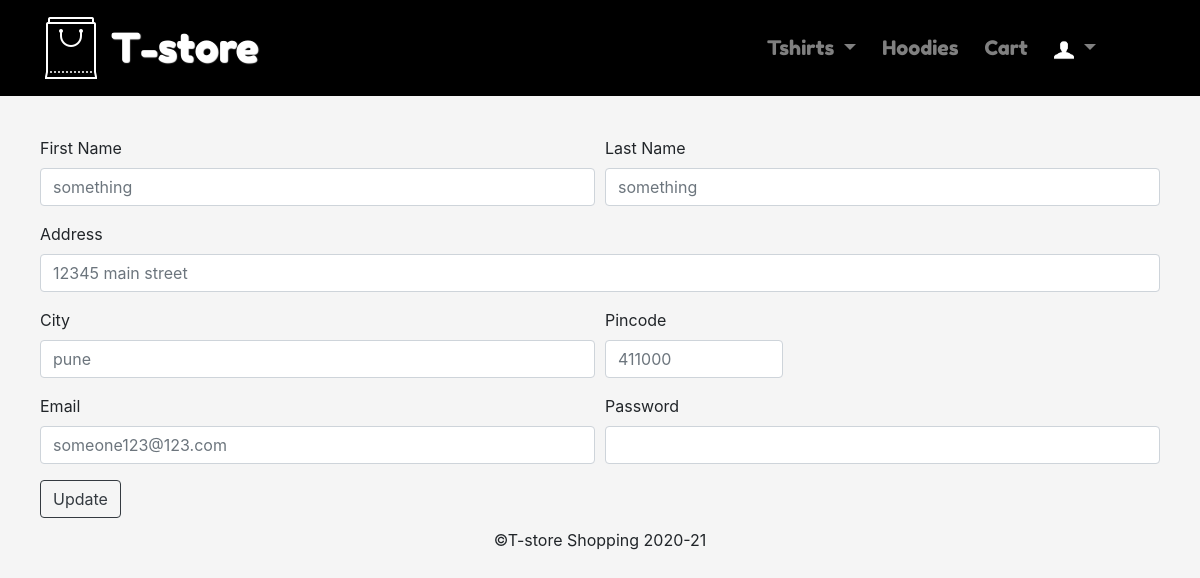
Screenshot of /account.php (signed in) with the database file from the repository.
### tables this page shows
CREATE TABLE `users` (
  `id` int(100) NOT NULL,
  `first_name` varchar(255) NOT NULL,
  `last_name` varchar(255) NOT NULL,
  `address` varchar(255) NOT NULL,
  `city` varchar(100) NOT NULL,
  `pincode` int(6) NOT NULL,
  `email_id` varchar(255) NOT NULL,
  `password` varchar(100) NOT NULL,
  `user_type` varchar(10) NOT NULL
);

### account.php (the view, shortened to what this page needs)
<?php
include 'config.php';
?>
<!DOCTYPE html>
<html>
<head>
  <link rel="stylesheet" href="css/bootstrap.min.css">
  <link rel="stylesheet" type="text/css" href="style.css">
  <link rel="stylesheet" href="https://cdnjs.cloudflare.com/ajax/libs/font-awesome/4.7.0/css/font-awesome.min.css">
</head>
<body>
<header>
  <nav id="header-nav" class="navbar navbar-expand-lg  navbar-dark bg-black">
    <div class="container">
      <div class="navbar-header">
        <a href="index.php" class="pull-left visible-md visible-lg" alt="logo">
        <div><img src="images/logo.png"></div></a>
          <div class="navbar-brand">
            <a href="index.php"><h1>T-store</h1></a>
          </div>
        </div>
    </div>
      <div class="collapse navbar-collapse" id="navbarSupportedContent">
    <ul class="navbar-nav">
      <li class="nav-item dropdown">
        <a class="nav-link dropdown-toggle" href="#" id="navbarDropdown" role="button" data-toggle="dropdown" aria-haspopup="true" aria-expanded="false">
          Tshirts
        </a>
      </li>
      <li class="nav-item">
        <a class="nav-link" href="hoodies.php">Hoodies</a>
      </li>
      <li class="nav-item">
        <a class="nav-link" href="cart.php">Cart</a>
      </li>
       <li class="nav-item dropdown">
        <a class="nav-link dropdown-toggle" href="#" id="navbarDropdown" role="button" data-toggle="dropdown" aria-haspopup="true" aria-expanded="false">
          <img src="images/user1.png" height="20px" width="20px">
        </a>
      </li>
    </ul>
    </div>
  </nav>
</header>
<section>
	 <form method="post" action="update.php" style="margin-top:30px;">
     <?php
        $result = $mysqli->query('SELECT * FROM users WHERE id='.$_SESSION['id']);
        if($result) {
          $obj = $result->fetch_object();
          echo '<div class="form-row">';
          echo '<div class="form-group col-md-6">';
          echo '<label for="inputEmail4">First Name</label>';
          echo '<input type="text" class="form-control" placeholder="'. $obj->first_name. '" name="fname">';
          echo '</div>';
          echo '<div class="form-group col-md-6">';
          echo '<label for="inputPassword4">Last Name</label>';
           echo '<input type="text" class="form-control" placeholder="'. $obj->last_name. '" name="lname">';
          echo '</div>';
          echo '</div>';
          echo '<div class="form-group">';
          echo '<label for="inputAddress">Address</label>';
          echo '<input type="text" class="form-control" placeholder="'. $obj->address. '" name="address">';
          echo '</div>';
          echo '<div class="form-row">';
          echo '<div class="form-group col-md-6">';
          echo '<label for="inputCity">City</label>';
          echo '<input type="text" class="form-control" name="city" placeholder="'. $obj->city. '">';
          echo '</div>';
          echo '<div class="form-group col-md-2">';
          echo '<label for="inputZip">Pincode</label>';
          echo '<input type="text" class="form-control" name="pincode" placeholder="'. $obj->pincode. '">';
          echo '</div>';
          echo '</div>';
          echo '<div class="form-row">';
          echo '<div class="form-group col-md-6">';
          echo '<label for="inputEmail4">Email</label>';
          echo '<input type="email" class="form-control" name="email" placeholder="'. $obj->email_id. '">';
          echo '</div>';
      }
          echo '<div class="form-group col-md-6">';
          echo '<label for="inputPassword4">Password</label>';
          echo '<input type="password" class="form-control" name="password" required>';
          echo '</div>';
          echo '</div>';
          echo '<input type="submit" name="submit" class="btn btn-outline-dark" value="Update"></button>';
        ?>
      </form>
</section>
<footer>
  <p style="text-align: center">&copy;T-store Shopping 2020-21</p>
</footer>
</body>
</html>

### style.css (style rules this page uses)
body { background-color: #F5F5F5; width: 100%; }
form { padding: 10px 40px 10px 40px; }
#header-nav { background-color: black; border-radius: 0; border: 0; }
.container { width: 100%; }
.navbar-brand { padding-top: 15px; }
.navbar-brand h1 { font-family: 'Fredoka One', cursive; text-shadow: 1px 1px 1px #fff; font-size: 2em; color: white; top: 18px; left: 5px; }
.navbar-nav { font-family: 'Fredoka One', cursive; color: white; font-size: 20px; float: right; padding-right: 75px; }
.nav-item { padding-left: 5px; padding-right: 5px; }

### rows the page displays
users: fname "something", lname "something", address "12345 main street", city "pune", pincode "411000", email "someone123@123.com"
